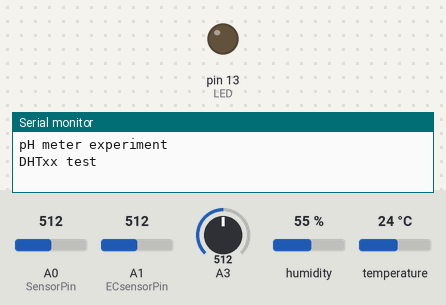
Bench run of a sketch on a simulated Arduino Uno, built with avr-gcc and run on an emulated ATmega328P. On the bench: output pins drawn as LEDs (lit = HIGH), the last lines printed to the serial monitor. Dashed ring = blinking. The test bench sets the inputs (shaded band); at power-on: A1 (ECsensorPin) = 512, A0 (SensorPin) = 512, A3 = 512, humidity 55 %, temperature 24 °C.

Above: at 0.1 s.
At 2.8 s:
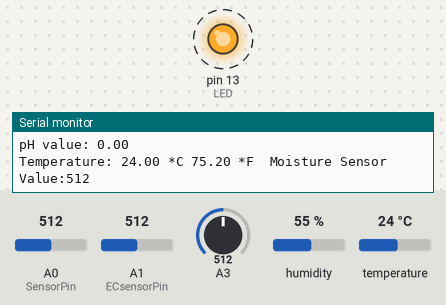
2.9 s: A1 (ECsensorPin) set to 992
Timing chart, 0 to 15.1 s (numbered marks = the images above; inputs shaded):
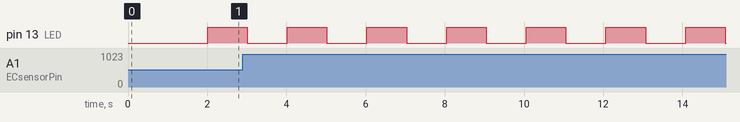

Measured:
- by itself, pin 13 (LED): alternates HIGH for 1.0 s and LOW for 1.0 s

The sketch:

Combined1.ino
```cpp
//This is the combined code for all four soil sensors for the Mars Rover Soil Analysis System.
//The four sensors are: EC meter, pH sensor, Moisture sensor, and DHT22 temperature sensor.

// # EC meter
// # Editor     : YouYou from DFRobot
// # Date       : 23.04.2014
// # E-Mail	: youyou.yu@dfrobot.com

// # Product name: Analog EC Meter
// # Product SKU : DFR0300
// # Version     : 1.0

// # Description:
// # Sample code for testing the EC meter and get the data feedback from the Arduino Serial Monitor.

// # Connection:
// #        EC meter output     -> Analog pin 1
// #        DS18B20 digital pin -> Digital pin 2
// #

#include <OneWire.h>
#define StartConvert 0
#define ReadTemperature 1
const byte numReadings = 20;     //the number of sample times
byte ECsensorPin = A1;  //EC Meter analog output,pin on analog 1
byte DS18B20_Pin = 2; //DS18B20 signal, pin on digital 2
unsigned int AnalogSampleInterval=25,printInterval=700,tempSampleInterval=850;  //analog sample interval;serial print interval;temperature sample interval
unsigned int readings[numReadings];      // the readings from the analog input
byte index = 0;                  // the index of the current reading
unsigned long AnalogValueTotal = 0;                  // the running total
unsigned int AnalogAverage = 0,averageVoltage=0;                // the average
unsigned long AnalogSampleTime,printTime,tempSampleTime;
float temperature,ECcurrent;

/* //pH sensor
 # This sample code is used to test the pH meter V1.0.
 # Editor : YouYou
 # Ver    : 1.0
 # Product: analog pH meter
 # SKU    : SEN0161
*/
#define SensorPin A0            //pH meter Analog output to Arduino Analog Input 0
#define Offset 0.00            //deviation compensate
#define LED 13
#define samplingInterval 20
#define printInterval 800
#define ArrayLenth  40    //times of collection
int pHArray[ArrayLenth];   //Store the average value of the sensor feedback
int pHArrayIndex=0;

//DHT22 temperature sensor
// Example testing sketch for various DHT humidity/temperature sensors
// Written by ladyada, public domain
#include "DHT.h"
#define DHTPIN 2     // what digital pin we're connected to
// Uncomment whatever type you're using!
//#define DHTTYPE DHT11   // DHT 11
#define DHTTYPE DHT22   // DHT 22  (AM2302), AM2321
//#define DHTTYPE DHT21   // DHT 21 (AM2301)

// Connect pin 1 (on the left) of the sensor to +5V
// NOTE: If using a board with 3.3V logic like an Arduino Due connect pin 1
// to 3.3V instead of 5V!
// Connect pin 2 of the sensor to whatever your DHTPIN is
// Connect pin 4 (on the right) of the sensor to GROUND
// Connect a 10K resistor from pin 2 (data) to pin 1 (power) of the sensor

// Initialize DHT sensor.
// Note that older versions of this library took an optional third parameter to
// tweak the timings for faster processors.  This parameter is no longer needed
// as the current DHT reading algorithm adjusts itself to work on faster procs.
DHT dht(DHTPIN, DHTTYPE);

//Moisture Sensor
/*
  # Example code for the moisture sensor
  # Editor     : Lauren
  # Date       : 13.01.2012
  # Version    : 1.0
  # Connect the sensor to the A0(Analog 0) pin on the Arduino board

  # the sensor value description
  # 0  ~300     dry soil
  # 300~700     humid soil
  # 700~950     in water
*/
//

void setup() {
 // EC meter
 // initialize serial communication with computer:
  Serial.begin(115200);
  // initialize all the readings to 0:
  for (byte thisReading = 0; thisReading < numReadings; thisReading++)
    readings[thisReading] = 0;
  AnalogSampleTime=millis();
  printTime=millis();
  tempSampleTime=millis();

  //pH meter
  pinMode(LED,OUTPUT);

  Serial.println("pH meter experiment");    //Test the serial monitor

  //DHT22 temperature sensor

  Serial.println("DHTxx test");
  dht.begin();

  //Moisture sensor

}

void loop() {
  delay(1000);

  //EC meter
  /*
   Every once in a while,sample the analog value and calculate the average.
  */
  if(millis()-AnalogSampleTime>=AnalogSampleInterval)
  {
    AnalogSampleTime=millis();
     // subtract the last reading:
    AnalogValueTotal = AnalogValueTotal - readings[index];
    // read from the sensor:
    readings[index] = analogRead(ECsensorPin);
    // add the reading to the total:
    AnalogValueTotal = AnalogValueTotal + readings[index];
    // advance to the next position in the array:
    index = index + 1;
    // if we're at the end of the array...
    if (index >= numReadings)
    // ...wrap around to the beginning:
    index = 0;
    // calculate the average:
    AnalogAverage = AnalogValueTotal / numReadings;
  }
   /*
   Every once in a while,print the information on the serial monitor.
  */
  if(millis()-printTime>=printInterval)
  {
    printTime=millis();
    averageVoltage=AnalogAverage*(float)5000/1024;
    //Serial.print("Analog value:");
    //Serial.print(AnalogAverage);   //analog average,from 0 to 1023
    //Serial.print("    Voltage:");
    //Serial.print(averageVoltage);  //millivolt average,from 0mv to 4995mV
    //Serial.print("mV    ");
    //Serial.print("temp:");
    //Serial.print(temperature);    //current temperature
    Serial.print("EC:");

    float TempCoefficient=1.0+0.0185*(temperature-25.0);    //temperature compensation formula: fFinalResult(25^C) = fFinalResult(current)/(1.0+0.0185*(fTP-25.0));
    float CoefficientVolatge=(float)averageVoltage/TempCoefficient;
    if(CoefficientVolatge<150)Serial.println("No solution!");   //25^C 1413us/cm<-->about 216mv  if the voltage(compensate)<150,that is <1ms/cm,out of the range
    else if(CoefficientVolatge>3300)Serial.println("Out of the range!");  //>20ms/cm,out of the range
    else
    {
      if(CoefficientVolatge<=448)ECcurrent=6.84*CoefficientVolatge-64.32;   //1ms/cm<EC<=3ms/cm
      else if(CoefficientVolatge<=1457)ECcurrent=6.98*CoefficientVolatge-127;  //3ms/cm<EC<=10ms/cm
      else ECcurrent=5.3*CoefficientVolatge+2278;                           //10ms/cm<EC<20ms/cm
      ECcurrent/=1000;    //convert us/cm to ms/cm
      Serial.print(ECcurrent,2);  //two decimal
      Serial.println("ms/cm");
    }
  }

  //pH Sensor
  static unsigned long samplingTime = millis();
  static unsigned long printTime = millis();
  static float pHValue,voltage;
  if(millis()-samplingTime > samplingInterval)
  {
      pHArray[pHArrayIndex++]=analogRead(SensorPin);
      if(pHArrayIndex==ArrayLenth)pHArrayIndex=0;
      voltage = avergearray(pHArray, ArrayLenth)*5.0/1024;
      pHValue = 3.5*voltage+Offset;
      samplingTime=millis();
  }
  if(millis() - printTime > printInterval)   //Every 800 milliseconds, print a numerical, convert the state of the LED indicator
  {
    //Serial.print("Voltage:");
    //    Serial.print(voltage,2);
        Serial.print("pH value: ");
    Serial.println(pHValue,2);
        digitalWrite(LED,digitalRead(LED)^1);
        printTime=millis();
  }

  //DHT22 temperature sensor
  // Reading temperature or humidity takes about 250 milliseconds!
  // Sensor readings may also be up to 2 seconds 'old' (its a very slow sensor)
  float h = dht.readHumidity();
  // Read temperature as Celsius (the default)
  float t = dht.readTemperature();
  // Read temperature as Fahrenheit (isFahrenheit = true)
  float f = dht.readTemperature(true);

  // Check if any reads failed and exit early (to try again).
  if (isnan(h) || isnan(t) || isnan(f)) {
    Serial.println("Failed to read from DHT sensor!");
    return;
  }

  // Compute heat index in Fahrenheit (the default)
  float hif = dht.computeHeatIndex(f, h);
  // Compute heat index in Celsius (isFahreheit = false)
  float hic = dht.computeHeatIndex(t, h, false);

  //Serial.print("Humidity: ");  //The following is taken out because it is not needed
  //Serial.print(h);
  //Serial.print(" %\t");
  Serial.print("Temperature: ");
  Serial.print(t);
  Serial.print(" *C ");
  Serial.print(f);
  Serial.print(" *F\t");
  //Serial.print("Heat index: ");  //The following is taken out because it is not needed
  //Serial.print(hic);
  //Serial.print(" *C ");
  //Serial.print(hif);
  //Serial.println(" *F");

  //Moisture Sensor
  Serial.print("Moisture Sensor Value:");
  Serial.println(analogRead(A3));
}

//pH sensor functions
double avergearray(int* arr, int number){
  int i;
  int max,min;
  double avg;
  long amount=0;
  if(number<=0){
    Serial.println("Error number for the array to avraging!/n");
    return 0;
  }
  if(number<5){   //less than 5, calculated directly statistics
    for(i=0;i<number;i++){
      amount+=arr[i];
    }
    avg = amount/number;
    return avg;
  }else{
    if(arr[0]<arr[1]){
      min = arr[0];max=arr[1];
    }
    else{
      min=arr[1];max=arr[0];
    }
    for(i=2;i<number;i++){
      if(arr[i]<min){
        amount+=min;        //arr<min
        min=arr[i];
      }else {
        if(arr[i]>max){
          amount+=max;    //arr>max
          max=arr[i];
        }else{
          amount+=arr[i]; //min<=arr<=max
        }
      }//if
    }//for
    avg = (double)amount/(number-2);
  }//if
  return avg;
}
```
